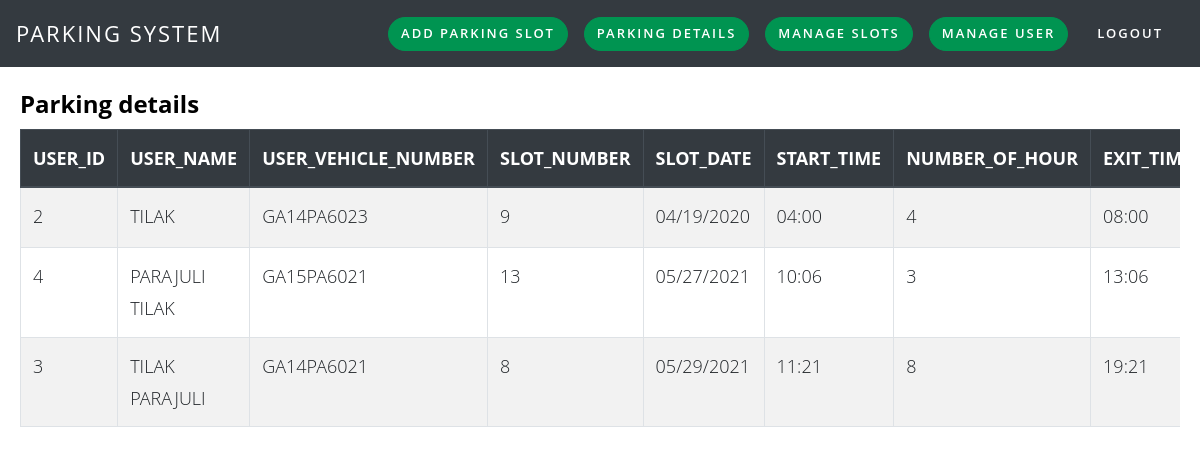
/admin/parking_details.php, run on an earlier commit of the app's database.
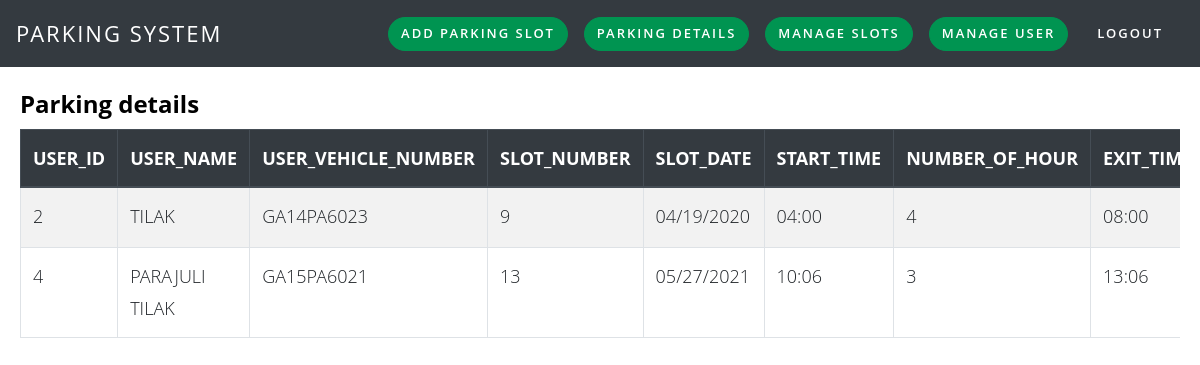
And on a later commit of the database.
### tables this page shows
CREATE TABLE `parking_details` (
  `id` int(2) NOT NULL,
  `slot_id` int(2) NOT NULL,
  `user_vehicleno` varchar(10) NOT NULL,
  `user_name` varchar(50) NOT NULL,
  `user_id` int(2) NOT NULL,
  `slot_date` varchar(10) NOT NULL,
  `start_time` varchar(6) NOT NULL,
  `no_of_hr` int(2) NOT NULL,
  `exit_time` varchar(6) NOT NULL,
  `status` int(11) NOT NULL,
  `booking_code` varchar(100) NOT NULL,
  `qr_code` varchar(50) NOT NULL,
  `price` int(10) DEFAULT NULL
);

### admin/parking_details.php (the view, shortened to what this page needs)
<?php
include('../include/connect.php');
?>
<!DOCTYPE html>
<html lang="en">
<head>
    <link href="../assets/css/bootstrap.css" rel="stylesheet" />
    <link href="../assets/css/style.css" rel="stylesheet" />
</head>
<body>
    <?php include('header.php'); ?>
    <div class="container-fluid">
        <div class="row">
            <div class="col-lg-12">
                <h4 class="header-line"><strong>Parking details</strong></h4>
                <div class="table-responsive">
                    <table class="table table-striped table-bordered table-hover" id="dataTables-example">
                        <thead class="thead-dark">
                            <tr>
                                <th>USER_ID</th>
                                <th>USER_NAME</th>
                                <th>USER_VEHICLE_NUMBER</th>
                                <th>SLOT_NUMBER</th>
                                <th>SLOT_DATE</th>
                                <th>START_TIME</th>
                                <th>NUMBER_OF_HOUR</th>
                                <th>EXIT_TIME</th>
                            </tr>
                        </thead>
                        <tbody>
                            <?php $sql = "SELECT * from parking_details";
                            $result = mysqli_query($conn, $sql);
                            while ($data = mysqli_fetch_array($result)) {
                            ?>
                                <tr class="odd gradeX">
                                    <td class="center"><?php echo $data['user_id']; ?></td>
                                    <td class="center"><?php echo strtoupper($data['user_name']); ?></td>
                                    <td class="center"><?php echo $data['user_vehicleno']; ?></td>
                                    <td class="center"><?php echo $data['slot_id']; ?></td>
                                    <td class="center"><?php echo ($data['slot_date']); ?></td>
                                    <td class="center"><?php echo $data['start_time']; ?></td>
                                    <td class="center"><?php echo $data['no_of_hr']; ?></td>
                                    <td class="center"><?php echo $data['exit_time']; ?></td>
                                <?php } ?>
                                </tr>
                        </tbody>
                    </table>
                </div>
            </div>
        </div>
</body>
</html>

What changed in the data, as far as the page shows it:
removed parking_details: user "3", user_name "TILAK PARAJULI", user_vehicleno "GA14PA6021", slot "8", slot_date "05/29/2021", start_time "11:21", no_of_hr "8", exit_time "19:21"
